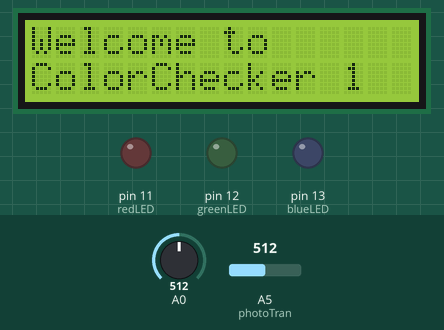
Simulated run of this sketch. Board: Arduino Uno, built with avr-gcc and run on an emulated ATmega328P. Shown: 16×2 character LCD, output pins drawn as LEDs (lit = HIGH). Inputs (shaded band) come from the test bench; at power-on: A0 = 512, A5 (photoTran) = 512. What the sketch prints to the serial monitor is not drawn.

Above: at 1.2 s.
At 3.3 s:
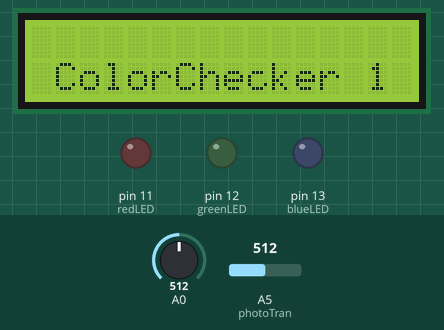
At 13.6 s:
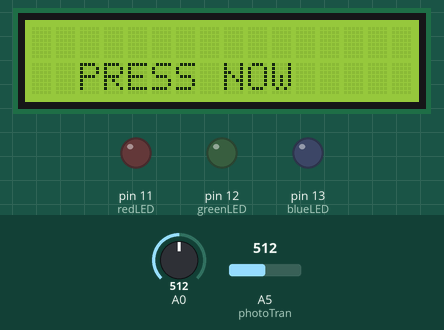
At 24.0 s:
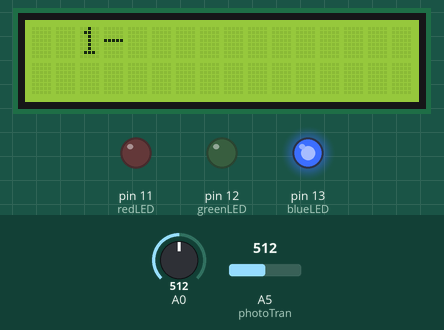
At 30.5 s:
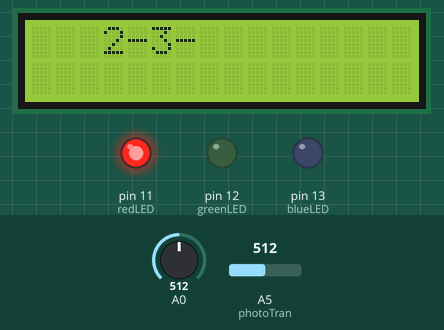
At 36.7 s:
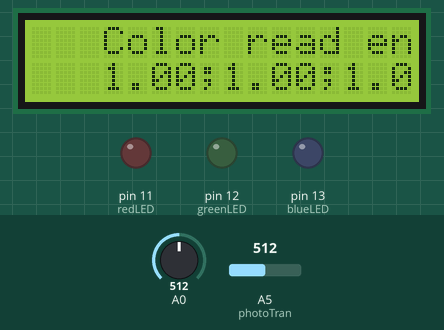
Timing chart, 0 to 38.2 s (numbered marks = the images above):
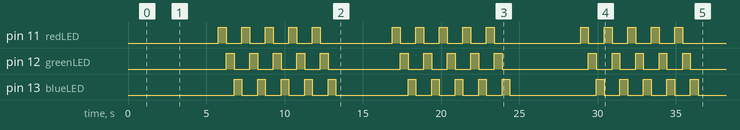

The sketch:

sketch_jan09a.ino
```cpp
#include <LiquidCrystal.h>

LiquidCrystal lcd(8, 9, 4, 5, 6, 7);        // select the pins used on the LCD panel

int photoTran = A5;
int reading = 0;

int redLED = 11;//3;
int greenLED = 12;// 5;
int blueLED = 13;//6;

int wait = 250;
int waitF = 500;
int nextReading = 60;//60 sec
int maxLimit = 5; //maximun sample reading

int maxColorLimit = 3; //how many color sample to check

float maxReadingR=1.0, maxReadingG=1.0, maxReadingB=1.0; //empty data reading
float sampleR[3], sampleG[3], sampleB[3];  // three sample color to trace
int bPress=0;  //button press
int menuFlag = 0; //which position of menu
// 0-calibrate;
// 1-1st standard sample;
// 2-2nd SS;
// 3-3rd SS;
// 4-Set interval period
// 5-Actual sample to trace

int activationFlag = 0; //button press activation

int maxTime = 4;
int timeSelection;

const String pressNow = "PRESS NOW     ";
unsigned long interval = 60 * 60 * 1000UL; // needs to be unsigned to handle rollover correctly?
unsigned long lastTime;

const int UP = 0;
const int DOWN = 1;
const int LEFT = 2;
const int RIGHT = 3;
const int SELECT = 5;
const int NONE = -1;

void setup() {
  // put your setup code here, to run once:
  pinMode(photoTran, INPUT);
  pinMode(redLED, OUTPUT);
  pinMode(greenLED, OUTPUT);
  pinMode(blueLED, OUTPUT);
  Serial.begin(9600);
  delay(1000);
  // set up the LCD's number of columns and rows:
  lcd.begin(16, 2);

  lcd.setCursor(0, 0);                   // set the LCD cursor   position
  lcd.print("Welcome to ");
  delay(100);
  lcd.setCursor(0, 1);                   // set the LCD cursor   position
  lcd.print("ColorChecker 1");
  lastTime=millis();
  delay(waitF);
  delay(waitF);

}


void readColor(float &ReadingR, float &ReadingG, float &ReadingB) {
  float readingR = 0;
  float readingG = 0;
  float readingB = 0;
  int i;
  for (i = 0; i < maxLimit; i++) {
    digitalWrite(blueLED, LOW);
    digitalWrite(redLED, HIGH); delay(wait);
    readingR += analogRead(photoTran);
    Serial.print(readingR);
    Serial.print(",");
    delay(wait);

    digitalWrite(redLED, LOW);
    digitalWrite(greenLED, HIGH); delay(wait);
    readingG += analogRead(photoTran);
    Serial.print(readingG);
    Serial.print(",");
    delay(wait);

    digitalWrite(greenLED, LOW);
    digitalWrite(blueLED, HIGH); delay(wait); //delay(wait);
    readingB += analogRead(photoTran);
    Serial.print(readingB);
    Serial.println("");
    delay(wait);

  }
  digitalWrite(blueLED, LOW);

  ReadingR = readingR / maxLimit / maxReadingR;
  ReadingG = readingG / maxLimit / maxReadingG;
  ReadingB = readingB / maxLimit / maxReadingB;
  lcd.setCursor(0, 0);
  lcd.print("Color read ends");
  lcd.setCursor(0, 1);
  delay(100);
  lcd.print(ReadingR);
  delay(100);
  lcd.print(";");
  lcd.print(ReadingG);
  lcd.print(";");
  lcd.print(ReadingB);
  lcd.println(";");
  delay(100);
}


//function to check nearest from a set of color samples
// Here out limitation is 3 samples
void nearestColor(float Rx, float Gx, float Bx, int &index) {
  //Find the nearest color
  float dist[maxColorLimit]; int i = 0;
  float colorDist;
  //Find distance
  for (i = 0; i < maxColorLimit; i++) {
    //if(((sampleR[i]+sampleG[i]+sampleB[i])/3.0) <0.5)
    if (((sampleR[i] + Rx) / 2.0) < 0.5)
      dist[i] = sqrt(2 * pow((sampleR[i] - Rx), 2) + 4 * pow((sampleG[i] - Gx), 2) + 3 * pow((sampleB[i] - Bx), 2));
    else
      dist[i] = sqrt(3 * pow((sampleR[i] - Rx), 2) + 4 * pow((sampleG[i] - Gx), 2) + 2 * pow((sampleB[i] - Bx), 2));

  }

  // Find the minimum nearest distance and its index.
  // we can do in above loop
  colorDist = dist[0];
  index = 0;
  for (i = 1; i < maxColorLimit; i++) {
    if (colorDist > dist[i]) {
      index = i;
      colorDist = dist[i];
    }
  }


}

void calibrate() {
  //reading empty for ambient light effect
  float readingR = 0;
  float readingG = 0;
  float readingB = 0;
  int i;

  for (i = 0; i < maxLimit; i++) {
    digitalWrite(blueLED, LOW);
    digitalWrite(redLED, HIGH); delay(wait);
    readingR += analogRead(photoTran);
    Serial.print(readingR);
    Serial.print(",");
    delay(wait);

    digitalWrite(redLED, LOW);
    digitalWrite(greenLED, HIGH); delay(wait);
    readingG += analogRead(photoTran);
    Serial.print(readingG);
    Serial.print(",");
    delay(wait);

    digitalWrite(greenLED, LOW);
    digitalWrite(blueLED, HIGH); delay(wait); //delay(wait);
    readingB += analogRead(photoTran);
    Serial.print(readingB);
    Serial.println("X");
    delay(wait);
    digitalWrite(blueLED, LOW);
  }

  Serial.print("C-");
  maxReadingR = readingR / maxLimit;
  maxReadingG = readingG / maxLimit;
  maxReadingB = readingB / maxLimit;
  //lcd.setCursor(0,1);

  Serial.print(maxReadingR);
  Serial.print(";");
  Serial.print(maxReadingG);
  Serial.print(";");
  Serial.print(maxReadingB);
  Serial.println(";");

}

void setInterval() {
  //lcd.setCursor(0,1);
  //lcd.print("Select time: Up/DOWN; SELECT");
  const String timeString[4][9] = {
    "1 minute",
    "30 minute",
    "1 hour",
    "2 hours"
   };

  int activeFlag = 1;
  keyPress();
  while (activeFlag) {
    switch (bPress) {
      case UP:
        if (++timeSelection >= maxTime)
          timeSelection = 0;
        break;
      case DOWN:
        if (--timeSelection <= 0) timeSelection = maxTime - 1;
        break;
      case SELECT:
        activeFlag = 0;
        break;
      default:
        keyPress();
    }
    //Serial.print(timeString[timeSelection][0]);
    //delay(100);
  }
  lcd.print(timeString[timeSelection][0]);
  delay(100);
  switch(timeSelection) {
    case 0:
      interval=1UL*60*1000;
      break;
    case 1:
      interval=15UL*60*1000;
      break;
    case 2:
      interval=30UL*60*1000;
      break;
    case 3:
      interval=60UL*60*1000;
      break;

  }
}//setInterval ends

void myCleanScreen(){
  int i;
  lcd.scrollDisplayRight();
  lcd.setCursor(0,0);
  delay(100);
  for(i=0;i<16;i++){

    lcd.print(" ");
    delay(100);
  }

  lcd.setCursor(0,1);
  delay(100);
  for(i=0;i<16;i++){

    lcd.print(" ");
    delay(100);
  }
}

void myMenu() { //int mFlag, int mActuation) {

  String menu[6][1] = {

    "0-",
  // "Calibrate      ",
    "1-",
  //"Insert 1st std ",
    "2-"
  //"Insert 2nd SS  ",
    "3-",
  //"Insert 3rd SS  ",
    "4-",
  //"Set T Interval ",
    "5-",
  //"Put main sample"
  };

  Serial.print("M-");
  Serial.print(menuFlag);
  Serial.print("-");
  Serial.print(bPress);
  Serial.print(menu[menuFlag][0]);
  Serial.println(activationFlag);
  if(menuFlag!=5)
    myCleanScreen();
  lcd.setCursor(0, 0);
  lcd.print(menu[menuFlag][0]);
  delay(100);
  switch (menuFlag) {
    case 0:
      //calibrate
      //if (activationFlag) {
        calibrate();
        activationFlag = 0;
      //}
      //else
        {
          lcd.setCursor(0, 0);                   // set the LCD cursor   position

          //lcd.print("Calibrate Press Select");
          //lcd.print(menu[menuFlag][0]);
        }

      break;
    case 1:
      //read first color
      if (activationFlag) {
        readColor(sampleR[0], sampleG[0], sampleB[0]);
        Serial.println(sampleR[0]);
        activationFlag = 0;
      }
      else
        {
        //lcd.setCursor(0, 0);                   // set the LCD cursor   position
        //lcd.print(menu[menuFlag][0]);
        }
      //lcd.print("Sample 1 Press Select");
      break;
    case 2:
      //read color for second point
      if (activationFlag) {
        readColor(sampleR[1], sampleG[1], sampleB[1]);
        Serial.println(sampleR[1]);
        activationFlag = 0;
      }
      else
        {
          //lcd.setCursor(0, 0);                   // set the LCD cursor   position
      //lcd.print("Sample 2 Press Select");
        //lcd.print(menu[menuFlag][0]);
        }
      break;
    case 3:
      //read color third point
      if (activationFlag) {
        readColor(sampleR[2], sampleG[2], sampleB[2]);
        Serial.println(sampleR[2]);
        activationFlag = 0;
      }
      else
        {
          //lcd.setCursor(0, 0);                   // set the LCD cursor   position

        //lcd.print("Sample 3 Press Select");
        //lcd.print(menu[menuFlag][0]);
        }
      break;
    case 4:
      //set of sample reading interval
      if (activationFlag) {
        //setInterval();
        interval=1UL*60*1000;
        activationFlag = 0;
      }
      else
        {
          //lcd.setCursor(0, 0);                   // set the LCD cursor   position


        //lcd.print("Interval Press Select");
          //lcd.print(menu[menuFlag][0]);
        }
      break;
    case 5:
      //find nearest color
      //lcd.setCursor(0, 0);                   // set the LCD cursor   position

      //lcd.print("Interval Press Select");
      //lcd.print(menu[menuFlag][0]);
      //delay(100);
      while(millis() - lastTime <=  interval) {
        lcd.setCursor(0, 1);                   // set the LCD cursor   position
        lcd.print(millis());
        delay(1000);
      }
      if (millis() - lastTime >=  interval) {
        // do something every hour
        float R, G, B;
        int index;
        readColor(R, G, B);
        delay(100);
        nearestColor(R, G, B, index);
        Serial.print("Index: ");
        Serial.println(index);
        lcd.setCursor(0, 0);
        delay(150);
        lcd.print("Index: ");
        lcd.print(index);
        delay(100);
        //printFile(index);//with time interval
        activationFlag = 0;
        lastTime = millis();                  // reset timer

        break;
      }
  }

}

//keyPress
void keyPress() {
  int val;                               // variable to store the value coming from the analog pin
  //double data;                           // variable to store the temperature value coming from the conversion formula
  val = analogRead(0); //multiplexed L-R-U-D-Select button
  lcd.setCursor(0, 1);                   // set the LCD cursor   position
  lcd.print(pressNow);
  delay(100);
  Serial.print("Analog K --");
  Serial.println(val);

  while (val <= 1023) {
    //lcd.setCursor(1, 0);                   // set the LCD cursor   position
    //lcd.print("Val ---");
    //lcd.print(val);

    if (val < 10)
    {
      bPress = RIGHT;//R
      break;
    }
    else if (val < 145) //140
    {
      bPress = UP; //UP
      break;
    }
    else if (val < 329)
    {
      bPress = DOWN; //Down
      break;
    }
    else if (val < 505)
    {
      bPress = LEFT; //Left
      break;
    }
    else if (val < 741)
    {
      bPress = SELECT; //Select
      break;
    }
    else
    {
      bPress = NONE;
      lcd.setCursor(0, 1);                   // set the LCD cursor   position
      lcd.print(pressNow);
      delay(100);
      val = analogRead(0); //multiplexed L-R-U-D-Select button
      //Serial.print("Analog data --");
      //Serial.println(val);
    }
  }


  Serial.print("bPress");
  Serial.print(val);
  Serial.print(bPress);
  if (bPress == SELECT) {
    activationFlag = 1;
    Serial.println("Activation");
  }

}
void loop() {
  // put your main code here, to run repeatedly:

  int i, index;

  //lcd.setCursor(1, 0);                   // set the LCD cursor   position
  //lcd.print("Val ---");
  //lcd.print(val);

  Serial.print("Analog 0 --");
  //Serial.println(val);

  //lcd.setCursor(0, 0);
  //lcd.print(menu[menuFlag][0]);
  //lcd.setCursor(0, 1);                   // set the LCD cursor   position
  //lcd.print(pressNow);
  //Auto mode

  //myCleanScreen();
  delay(100);
  if(menuFlag==0){ //Only for first time
    myMenu();
    menuFlag++;
  }

  if (menuFlag>0 && menuFlag < 5) {
    keyPress();
    myMenu();
    menuFlag++;

    Serial.print("NOW-------Auto -----");
    Serial.println(menuFlag);
    delay(waitF);
    //scanf enter
  }
  else
  {
    Serial.println("Sample Insert----   ");
    menuFlag = 5;
    myMenu();
    delay(waitF);
    //delay(waitF);
  }
}
```

Measured:
- by itself, pin 11 (redLED): LOW → HIGH at 5.8 s, → LOW 0.50 s later, → HIGH 1.0 s later, → LOW 0.50 s later, … (30 changes in this stretch)
- by itself, pin 12 (greenLED): LOW → HIGH at 6.3 s, → LOW 0.50 s later, → HIGH 1.0 s later, → LOW 0.50 s later, … (30 changes in this stretch)
- by itself, pin 13 (blueLED): LOW → HIGH at 6.8 s, → LOW 0.50 s later, → HIGH 1.0 s later, → LOW 0.50 s later, … (30 changes in this stretch)
- what the display in image 0 shows lasts 1.1 s, from 1.2 s to 2.3 s
- what the display in image 1 shows lasts 0.8 s, from 3.3 s to 4.1 s
- what the display in image 2 shows lasts 1.6 s, from 13.6 s to 15.2 s
